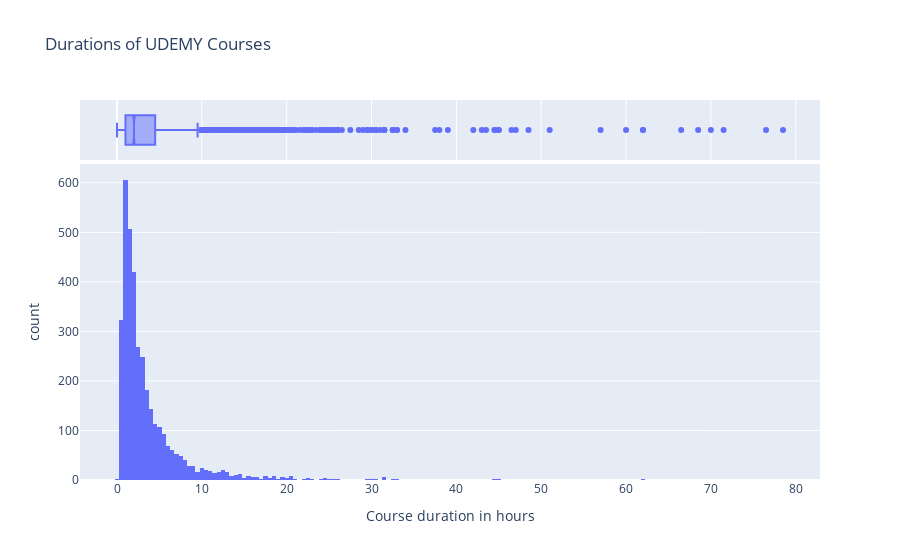

Notebook cell for this chart:
### Code cell
# answering question number 8.

px.histogram(df, x = "content_duration", marginal = "box", title = "Durations of UDEMY Courses", 
            labels = {'content_duration':'Course duration in hours', 'count':'count'})

### Figure 1 — Plotly figure (JSON) as saved in the notebook; plotly's stock layout.template omitted (floating-point values rounded to 4 significant figures; data arrays with more than 128 entries replaced by an {"elided": "..."} marker saying what was removed)
{"data": [{"alignmentgroup": "True", "bingroup": "x", "hovertemplate": "Course duration in hours=%{x}<br>count=%{y}<extra></extra>", "legendgroup": "", "marker": {"color": "#636efa", "pattern": {"shape": ""}}, "name": "", "offsetgroup": "", "orientation": "v", "showlegend": false, "type": "histogram", "x": {"elided": "3672 float values"}, "xaxis": "x", "yaxis": "y"}, {"alignmentgroup": "True", "hovertemplate": "Course duration in hours=%{x}<extra></extra>", "legendgroup": "", "marker": {"color": "#636efa"}, "name": "", "notched": true, "offsetgroup": "", "showlegend": false, "type": "box", "x": {"elided": "3672 float values"}, "xaxis": "x2", "yaxis": "y2"}], "layout": {"barmode": "relative", "legend": {"tracegroupgap": 0}, "title": {"text": "Durations of UDEMY Courses"}, "xaxis": {"anchor": "y", "domain": [0, 1], "title": {"text": "Course duration in hours"}}, "xaxis2": {"anchor": "y2", "domain": [0, 1], "matches": "x", "showgrid": true, "showticklabels": false}, "yaxis": {"anchor": "x", "domain": [0, 0.8316], "title": {"text": "count"}}, "yaxis2": {"anchor": "x2", "domain": [0.8416, 1], "matches": "y2", "showgrid": false, "showline": false, "showticklabels": false, "ticks": ""}}}
